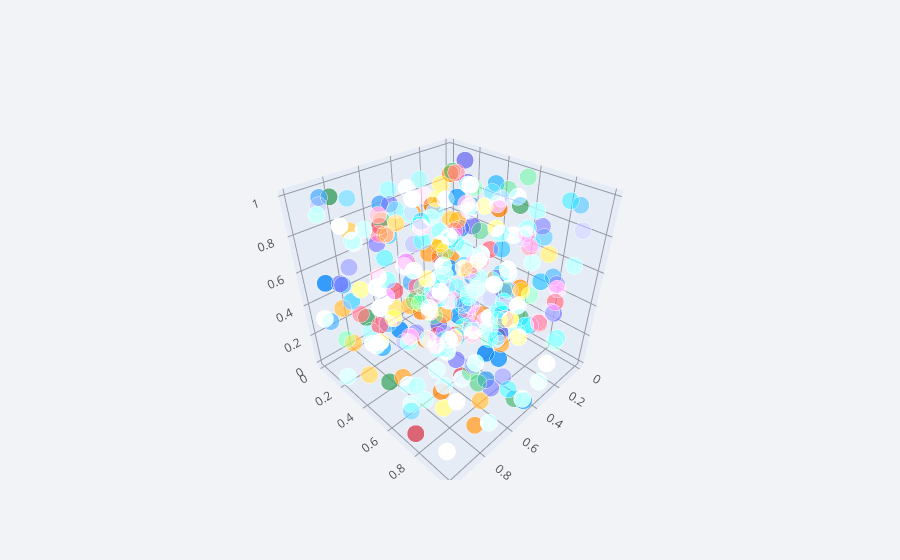

Notebook code cell kept with this figure:
### Code cell
#creating a 3dimension plot
df3.iplot(x= 'a', y = 'b',z='c',kind = 'scatter3d' )

### Figure 1 — Plotly figure (JSON) as saved in the notebook; plotly's stock layout.template omitted (floating-point values rounded to 4 significant figures; data arrays with more than 128 entries replaced by an {"elided": "..."} marker saying what was removed)
{"data": [{"marker": {"color": {"elided": "300 str values"}, "opacity": 0.8, "size": {"elided": "300 int values"}, "symbol": "circle"}, "mode": "markers", "text": {"elided": "300 str values"}, "type": "scatter3d", "x": {"elided": "300 float values"}, "y": {"elided": "300 float values"}, "z": {"elided": "300 float values"}}], "layout": {"legend": {"bgcolor": "#F2F3F7", "font": {"color": "#505050"}}, "paper_bgcolor": "#F2F3F7", "plot_bgcolor": "#F2F3F7", "scene": {"xaxis": {"gridcolor": "#9499A3", "showgrid": true, "tickfont": {"color": "#505050"}, "title": {"font": {"color": "#505050"}, "text": ""}, "zerolinecolor": "#9499A3"}, "yaxis": {"gridcolor": "#9499A3", "showgrid": true, "tickfont": {"color": "#505050"}, "title": {"font": {"color": "#505050"}, "text": ""}, "zerolinecolor": "#9499A3"}, "zaxis": {"gridcolor": "#9499A3", "showgrid": true, "tickfont": {"color": "#505050"}, "title": {"font": {"color": "#505050"}, "text": ""}, "zerolinecolor": "#9499A3"}}, "title": {"font": {"color": "#484848"}}}}
